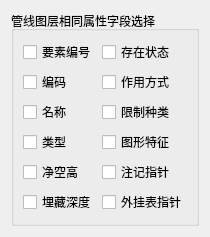
           <widget class="QWidget" name="tab_Layer_E">
            <attribute name="title">
             <string>管线</string>
            </attribute>
            <layout class="QGridLayout" name="gridLayout_26">
             <item row="0" column="0">
              <widget class="QGroupBox" name="groupBox_E">
               <property name="title">
                <string>管线图层相同属性字段选择</string>
               </property>
               <layout class="QGridLayout" name="gridLayout_12">
                <item row="0" column="0">
                 <widget class="QCheckBox" name="checkBox_YaoSuBianHao_E">
                  <property name="text">
                   <string>要素编号</string>
                  </property>
                 </widget>
                </item>
                <item row="0" column="1">
                 <widget class="QCheckBox" name="checkBox_CunZaiZhuangTai_E">
                  <property name="text">
                   <string>存在状态</string>
                  </property>
                 </widget>
                </item>
                <item row="1" column="0">
                 <widget class="QCheckBox" name="checkBox_BianMa_E">
                  <property name="text">
                   <string>编码</string>
                  </property>
                 </widget>
                </item>
                <item row="1" column="1">
                 <widget class="QCheckBox" name="checkBox_ZuoYongFangShi_E">
                  <property name="text">
                   <string>作用方式</string>
                  </property>
                 </widget>
                </item>
                <item row="2" column="0">
                 <widget class="QCheckBox" name="checkBox_MingCheng_E">
                  <property name="text">
                   <string>名称</string>
                  </property>
                 </widget>
                </item>
                <item row="2" column="1">
                 <widget class="QCheckBox" name="checkBox_XianZhiZhongLei_E">
                  <property name="text">
                   <string>限制种类</string>
                  </property>
                 </widget>
                </item>
                <item row="3" column="0">
                 <widget class="QCheckBox" name="checkBox_LeiXing_E">
                  <property name="text">
                   <string>类型</string>
                  </property>
                 </widget>
                </item>
                <item row="3" column="1">
                 <widget class="QCheckBox" name="checkBox_TuXingTeZheng_E">
                  <property name="text">
                   <string>图形特征</string>
                  </property>
                 </widget>
                </item>
                <item row="4" column="0">
                 <widget class="QCheckBox" name="checkBox_JingKongGao_E">
                  <property name="text">
                   <string>净空高</string>
                  </property>
                 </widget>
                </item>
                <item row="4" column="1">
                 <widget class="QCheckBox" name="checkBox_ZhuJiZhiZhen_E">
                  <property name="text">
                   <string>注记指针</string>
                  </property>
                 </widget>
                </item>
                <item row="5" column="0">
                 <widget class="QCheckBox" name="checkBox_MaiCangShenDu_E">
                  <property name="text">
                   <string>埋藏深度</string>
                  </property>
                 </widget>
                </item>
                <item row="5" column="1">
                 <widget class="QCheckBox" name="checkBox_WaiGuaBiaoZhiZhen_E">
                  <property name="text">
                   <string>外挂表指针</string>
                  </property>
                 </widget>
                </item>
               </layout>
              </widget>
             </item>
            </layout>
           </widget>
